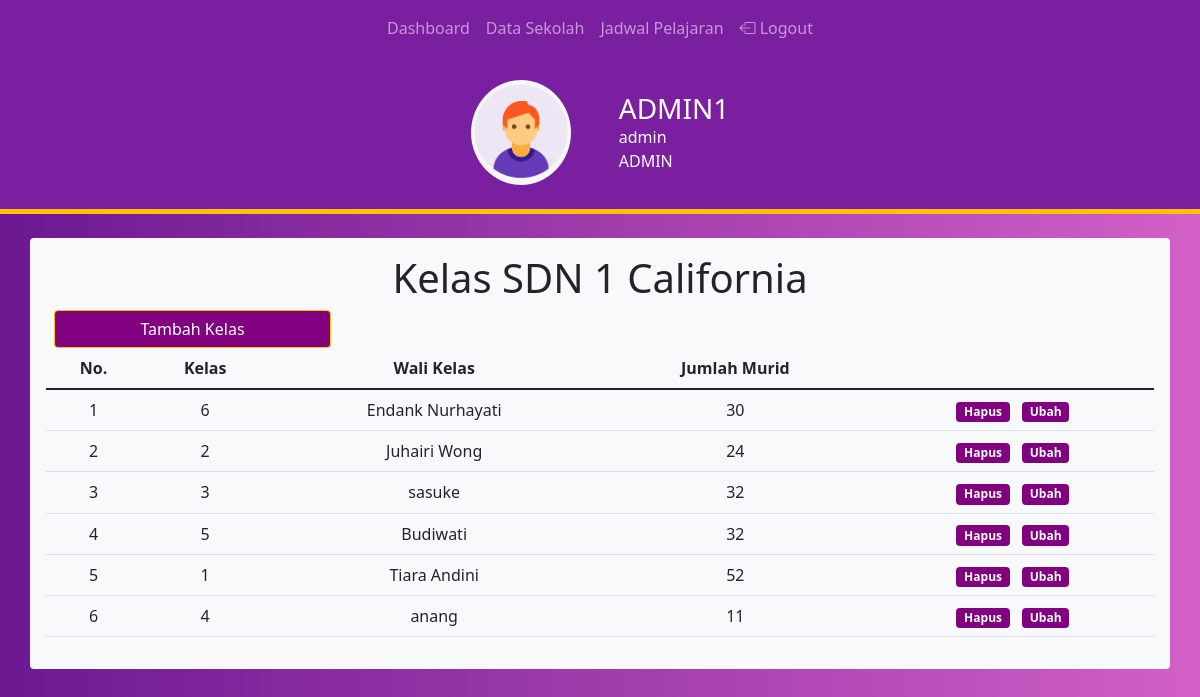
Page /public/kelas (signed in) on the committed database.
### tables this page shows
CREATE TABLE `kelas` (
  `id` int(11) NOT NULL,
  `kelas` varchar(100) NOT NULL,
  `wali_kelas` varchar(100) NOT NULL,
  `jumlah_murid` varchar(100) NOT NULL
);

### app/core/Controller.php (called while the page is built, shortened)
<?php
class Controller{
    public function view($view, $data = [])
    {
        require_once '../app/views/' . $view . '.php';
    }
    public function model($model)
    {
        return new $model;
    }
}

### app/controllers/Kelas.php (called while the page is built, shortened)
<?php
class Kelas extends Controller
{
  public function index()
  {
    $data['tittle'] = 'Kelas';
    $data['kelas'] = $this->model('kelas_model')->getAllKelas();
    $data['guru'] = $this->model('guru_model')->getDataGuruTersedia();
    $this->view('dataSekolah/kelas', $data);
  }
}

### app/core/App.php (called while the page is built, shortened)
<?php
class App
{
    protected $method = 'index';
    protected $params = [];
    public function __construct()
    {
        $this->controller = new $this->controller;
        call_user_func_array([$this->controller, $this->method], $this->params);
    }
}

### public/index.php (called while the page is built, shortened)
<?php
$app = new App;

### app/core/Database.php (called while the page is built, shortened)
<?php
class Database {
    private $host = DB_HOST;
    private $user = DB_USER;
    private $pass = DB_PASS;
    private $db_name = DB_NAME;
    private $dbh;
    private $stmt;
    public function __construct()
    {
        $dsn = 'mysql:host=' . $this->host . ';dbname=' . $this->db_name;
        $option = [
            PDO::ATTR_PERSISTENT => true,
            PDO::ATTR_ERRMODE => PDO::ERRMODE_EXCEPTION
        ];
        try {
            $this->dbh = new PDO($dsn, $this->user, $this->pass, $option);
        } catch (PDOException $e){
            die($e->getMessage());
        }
    }
    public function query($query)
    {
        $this->stmt = $this->dbh->prepare($query);
    }
    public function execute()
    {
        $this->stmt->execute();
    }
    public function resultSet()
    {
        $this->execute();
        return $this->stmt->fetchAll(PDO::FETCH_ASSOC);
    }
}

### app/models/kelas_model.php (called while the page is built, shortened)
<?php
class kelas_model
{
  private $db;
  public function __construct()
  {
    $this->db = new Database;
  }
  public function getAllKelas()
  {
    $this->db->query('SELECT * FROM kelas');
    return $this->db->resultSet();
  }
}

### app/views/dataSekolah/kelas.php (the view, shortened to what this page needs)
<div class="container mt-4 bg-light p-3 rounded">
  <h1 class="text-center">Kelas SDN 1 California</h1>
  <?php if ($_SESSION['level'] != 'guru') { ?>
    <form class="d-flex">
      <button type="button" class="btn btn-outline-warning w-25 ms-2" style="background-color: purple; color: white;" data-bs-toggle="modal" data-bs-target="#kelasModal">Tambah Kelas</button>
    </form>
  <?php } ?>
  <table class="table text-center">
    <thead>
      <tr>
        <th scope="col">No.</th>
        <th scope="col">Kelas</th>
        <th scope="col">Wali Kelas</th>
        <th scope="col">Jumlah Murid</th>
        <th scope="col"></th>
      </tr>
    </thead>
    <tbody>
      <?php foreach ($data['kelas'] as $kelas) : ?>
        <tr>
          <td><?= $kelas['id']; ?></td>
          <td><?= $kelas['kelas']; ?></td>
          <td><?= $kelas['wali_kelas']; ?> </td>
          <td><?= $kelas['jumlah_murid']; ?></td>
          <?php if ($_SESSION['level'] != 'guru') { ?>
          <td><a href="<?= BASEURL; ?>/kelas/hapus/<?= $kelas['id']; ?>" class="badge btn-outline-warning text-decoration-none" style="background-color: purple; color: white;" onclick="return confirm('Data akan dihapus ?');">Hapus</a>
            <a href="<?= BASEURL; ?>/kelas/ubah/<?= $kelas['id']; ?>" class="badge btn-outline-warning text-decoration-none ms-2 tampilModalUbah" style="background-color: purple; color: white;" data-bs-toggle="modal" data-bs-target="#guruModal" data-id="<?= $kelas['id']; ?>">Ubah</a>
          </td>
          <?php } ?>
        </tr>
      <?php endforeach; ?>
    </tbody>
  </table>
</div>

### public/css/style.css (style rules this page uses)
body { background-image: linear-gradient(90deg, #6c1891, #d260c7); }

### rows in the picture
kelas: id "1", kelas "6", wali_kelas "Endank Nurhayati", jumlah_murid "30"
kelas: id "2", kelas "2", wali_kelas "Juhairi Wong", jumlah_murid "24"
kelas: id "3", kelas "3", wali_kelas "sasuke", jumlah_murid "32"
kelas: id "4", kelas "5", wali_kelas "Budiwati", jumlah_murid "32"
kelas: id "5", kelas "1", wali_kelas "Tiara Andini", jumlah_murid "52"
kelas: id "6", kelas "4", wali_kelas "anang", jumlah_murid "11"

### other values in the picture
$_SESSION['nama'] "ADMIN1"
$_SESSION['nip'] "admin"
$_SESSION['level'] "ADMIN"
